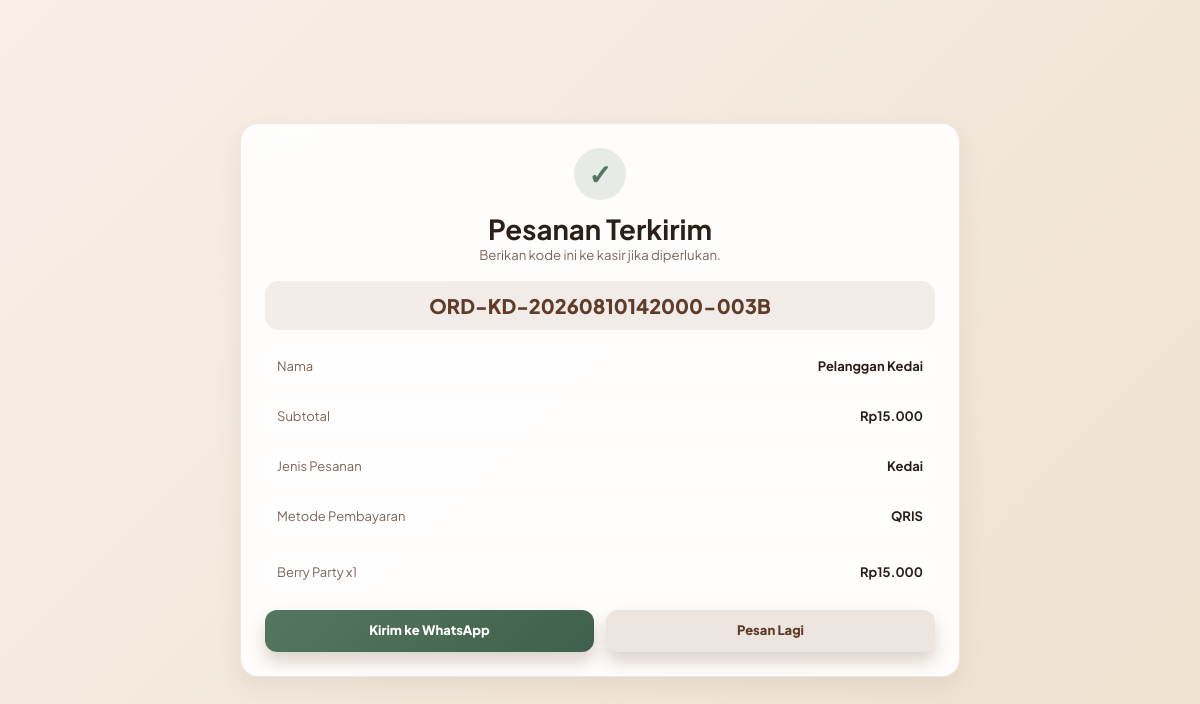
The app's page /pemesanan/sukses.php?id=59 with its own data.
### tables this page shows
CREATE TABLE `pesanan` (
  `id` int(11) NOT NULL AUTO_INCREMENT,
  `kode_pesanan` varchar(30) NOT NULL,
  `nama_pelanggan` varchar(120) NOT NULL,
  `nomor_wa` varchar(30) DEFAULT NULL,
  `metode_pembayaran` enum('Cash','QRIS') NOT NULL DEFAULT 'Cash',
  `sumber_pesanan` varchar(40) NOT NULL DEFAULT 'QR Menu',
  `catatan` text DEFAULT NULL,
  `status` enum('Menunggu','Diproses','Selesai','Dibatalkan') NOT NULL DEFAULT 'Menunggu',
  `subtotal` decimal(12,2) NOT NULL DEFAULT 0.00,
  `bayar` decimal(12,2) NOT NULL DEFAULT 0.00,
  `kembalian` decimal(12,2) NOT NULL DEFAULT 0.00,
  `transaksi_id` int(11) DEFAULT NULL,
  `selesai_at` datetime DEFAULT NULL,
  `created_at` timestamp NOT NULL DEFAULT current_timestamp(),
  `updated_at` timestamp NOT NULL DEFAULT current_timestamp() ON UPDATE current_timestamp(),
  PRIMARY KEY (`id`),
  UNIQUE KEY `kode_pesanan` (`kode_pesanan`)
);

CREATE TABLE `pesanan_detail` (
  `id` int(11) NOT NULL AUTO_INCREMENT,
  `pesanan_id` int(11) NOT NULL,
  `menu_id` int(11) NOT NULL,
  `nama_menu` varchar(160) NOT NULL,
  `harga_satuan` decimal(12,2) NOT NULL DEFAULT 0.00,
  `qty` int(11) NOT NULL DEFAULT 1,
  `subtotal` decimal(12,2) NOT NULL DEFAULT 0.00,
  `created_at` timestamp NOT NULL DEFAULT current_timestamp(),
  PRIMARY KEY (`id`),
  KEY `pesanan_id` (`pesanan_id`),
  CONSTRAINT `fk_pesanan_detail_pesanan` FOREIGN KEY (`pesanan_id`) REFERENCES `pesanan` (`id`) ON DELETE CASCADE
);

### pemesanan/sukses.php (the view, shortened to what this page needs)
<?php
$pesanan_id = isset($_GET['id']) ? (int) $_GET['id'] : 0;
$pesanan_query = mysqli_query($conn, "
    SELECT *
    FROM pesanan
    WHERE id = $pesanan_id
");
$pesanan = mysqli_fetch_assoc($pesanan_query);
$detail_query = mysqli_query($conn, "
    SELECT *
    FROM pesanan_detail
    WHERE pesanan_id = $pesanan_id
    ORDER BY id ASC
");
$details = [];
while ($row = mysqli_fetch_assoc($detail_query)) {
    $details[] = $row;
}
function formatRupiahOrder($number) {
    return 'Rp' . number_format($number, 0, ',', '.');
}
$message_lines = [
    'Halo Olbeemi, saya sudah membuat pesanan.',
    '',
    'Kode: ' . $pesanan['kode_pesanan'],
    'Nama: ' . $pesanan['nama_pelanggan'],
    'Jenis Pesanan: ' . (($pesanan['sumber_pesanan'] ?? 'QR Menu') === 'Kedai' ? 'Kedai' : 'Pemesanan online'),
    'Metode Pembayaran: ' . ($pesanan['metode_pembayaran'] ?? 'Cash'),
];
$message_lines[] = '';
$message_lines[] = 'Detail Pesanan:';
foreach ($details as $idx => $detail) {
    $message_lines[] =
        ($idx + 1) . '. ' .
        $detail['nama_menu'] .
        ' x' . (int) $detail['qty'] .
        ' - ' . formatRupiahOrder($detail['subtotal']);
}
$message_lines[] = '';
$message_lines[] = 'Subtotal: ' . formatRupiahOrder($pesanan['subtotal']);
if ($pesanan['catatan'] !== '') {
    $message_lines[] = 'Catatan: ' . $pesanan['catatan'];
}
$wa_text = rawurlencode(implode("\n", $message_lines));
$wa_target = preg_replace('/\D/', '', $store_whatsapp_number ?? '');
$wa_link = $wa_target
    ? "https://wa.me/$wa_target?text=$wa_text"
    : "https://wa.me/?text=$wa_text";
?>
<!DOCTYPE html>
<html lang="id">
<head>
    <link rel="stylesheet" href="../css/pemesanan.css">
</head>
<body class="public-order-body">
    <main class="success-page">
        <section class="success-card">
            <span class="success-mark">✓</span>
            <h1>Pesanan Terkirim</h1>
            <p>Berikan kode ini ke kasir jika diperlukan.</p>
            <div class="order-code">
                <?= htmlspecialchars($pesanan['kode_pesanan']) ?>
            </div>
            <div class="success-summary">
                <div>
                    <span>Nama</span>
                    <strong><?= htmlspecialchars($pesanan['nama_pelanggan']) ?></strong>
                </div>
                <div>
                    <span>Subtotal</span>
                    <strong><?= formatRupiahOrder($pesanan['subtotal']) ?></strong>
                </div>
                <div>
                    <span>Jenis Pesanan</span>
                    <strong><?= htmlspecialchars(($pesanan['sumber_pesanan'] ?? 'QR Menu') === 'Kedai' ? 'Kedai' : 'Pemesanan online') ?></strong>
                </div>
                <div>
                    <span>Metode Pembayaran</span>
                    <strong><?= htmlspecialchars($pesanan['metode_pembayaran'] ?? 'Cash') ?></strong>
                </div>
            </div>
            <div class="success-items">
                <?php foreach ($details as $detail): ?>
                    <div>
                        <span>
                            <?= htmlspecialchars($detail['nama_menu']) ?>
                            x<?= (int) $detail['qty'] ?>
                        </span>
                        <strong><?= formatRupiahOrder($detail['subtotal']) ?></strong>
                    </div>
                <?php endforeach; ?>
            </div>
            <div class="success-actions">
                <a href="<?= htmlspecialchars($wa_link) ?>" class="btn-wa" target="_blank" rel="noopener">
                    Kirim ke WhatsApp
                </a>
                <a href="index.php" class="btn-order-back">
                    Pesan Lagi
                </a>
            </div>
        </section>
    </main>
</body>
</html>

### css/pemesanan.css (style rules this page uses)
body { min-height: 100vh; }
body.public-order-body { display: block; overflow-x: hidden; overflow-y: auto; scrollbar-gutter: stable; background: linear-gradient(135deg, #f7efe7 0%, #efe0cf 100%); }
.order-header, .order-toolbar, .order-cart, .success-card, .order-detail-card, .order-summary-grid > div, .order-summary-grid > a { background: rgba(255, 255, 255, 0.9); border: 1px solid rgba(138, 90, 59, 0.14); border-radius: 18px; box-shadow: 0 8px 18px rgba(95, 59, 40, 0.07); backdrop-filter: blur(14px); }
.menu-info button, .btn-submit-order, .btn-wa, .btn-order-back { display: inline-flex; align-items: center; justify-content: center; width: 100%; min-height: 42px; padding: 10px 14px; border: none; border-radius: 12px; background: linear-gradient(135deg, #8a5a3b 0%, #6b3f25 100%); color: white; cursor: pointer; font-weight: 800; line-height: 1.2; text-align: center; text-decoration: none; white-space: nowrap; transition: transform 0.2s ease, box-shadow 0.2s ease, opacity 0.2s ease; box-shadow: 0 10px 16px rgba(107, 63, 37, 0.22); }
.menu-info button, .btn-wa, .btn-order-back { display: inline-flex; align-items: center; justify-content: center; }
.success-page { width: min(720px, calc(100% - 28px)); min-height: 100vh; margin: 0 auto; display: grid; place-items: center; padding: 24px 0; }
.success-card { width: 100%; padding: 24px; text-align: center; box-shadow: var(--shadow); }
.success-mark { display: inline-grid; place-items: center; width: 52px; height: 52px; margin-bottom: 12px; border-radius: 999px; background: var(--success-soft); color: var(--success); font-size: 28px; font-weight: 700; }
.order-code { margin: 16px auto; padding: 12px 16px; border-radius: var(--radius-md); background: var(--primary-soft); color: var(--primary-dark); font-size: 20px; font-weight: 800; }
.success-summary, .success-items { display: grid; gap: 10px; margin-top: 16px; text-align: left; }
.success-summary div, .success-items div { display: flex; justify-content: space-between; gap: 14px; padding: 12px; border-radius: var(--radius-md); background: rgba(255,255,255,0.48); }
.success-summary span, .success-items span { color: var(--muted); }
.success-actions { display: grid; grid-template-columns: 1fr 1fr; gap: 12px; margin-top: 18px; }
.btn-order-back { background: rgba(138, 90, 59, 0.14); color: var(--primary-dark); }
.btn-wa { background: linear-gradient(135deg, var(--success), #3f6049); }
@media (min-width: 981px) and (max-height: 820px) { body.public-order-body { overflow-y: auto; } }

### css/style.css (style rules this page uses)
:root { --bg-main: #eee4da; --bg-secondary: #dcc6af; --surface: rgba(255, 251, 247, 0.88); --surface-soft: rgba(255, 248, 242, 0.68); --surface-glass: rgba(255, 250, 245, 0.72); --surface-raised: #fffdf9; --border: rgba(95, 59, 40, 0.13); --primary: #8a5a3b; --primary-dark: #5f3b28; --primary-soft: rgba(138, 90, 59, 0.10); --text: #2b1f19; --muted: #7b6659; --text-muted: var(--muted); --caption: #9c8778; --danger: #c96a52; --danger-soft: rgba(201, 106, 82, 0.14); --success: #56775f; --success-soft: rgba(86, 119, 95, 0.14); --shadow-sm: 0 4px 12px rgba(95, 59, 40, 0.06); --shadow: 0 10px 24px rgba(95, 59, 40, 0.08); --shadow-lg: 0 18px 36px rgba(95, 59, 40, 0.12); --radius-sm: 10px; --radius-md: 14px; --radius-lg: 18px; --space-xs: 8px; --space-sm: 12px; --space-md: 16px; --space-lg: 24px; --space-xl: 32px; --control-height: 44px; --focus-ring: 0 0 0 4px rgba(138, 90, 59, 0.12); }
* { margin: 0; padding: 0; box-sizing: border-box; }
*::before, *::after { box-sizing: border-box; }
html, body { height: 100%; }
body { font-family: 'Plus Jakarta Sans', sans-serif; color: var(--text); background: radial-gradient(circle at 88% 8%, rgba(255,255,255,0.58), transparent 25%), radial-gradient(circle at 12% 92%, rgba(138,90,59,0.08), transparent 32%), linear-gradient(135deg, var(--bg-main), var(--bg-secondary)); min-height: 100vh; display: flex; overflow: hidden; }
h1 { font-size: clamp(22px, 2.3vw, 28px); font-weight: 700; line-height: 1.2; }
p { font-size: clamp(13px, 1.1vw, 14px); color: var(--muted); line-height: 1.5; }
a { color: inherit; text-decoration: none; }
@media (min-width: 1101px) and (max-width: 1300px) and (max-height: 900px) { body { font-size: 13px; } }
@media (min-width: 901px) { body { overflow: auto; } }

### records on screen
pesanan: kode_pesanan "ORD-KD-20260810142000-003B", nama_pelanggan "Pelanggan Kedai", subtotal "Rp15.000", sumber_pesanan "Kedai", metode_pembayaran "QRIS"
pesanan_detail: nama_menu "Berry Party", qty "1", subtotal "Rp15.000"
